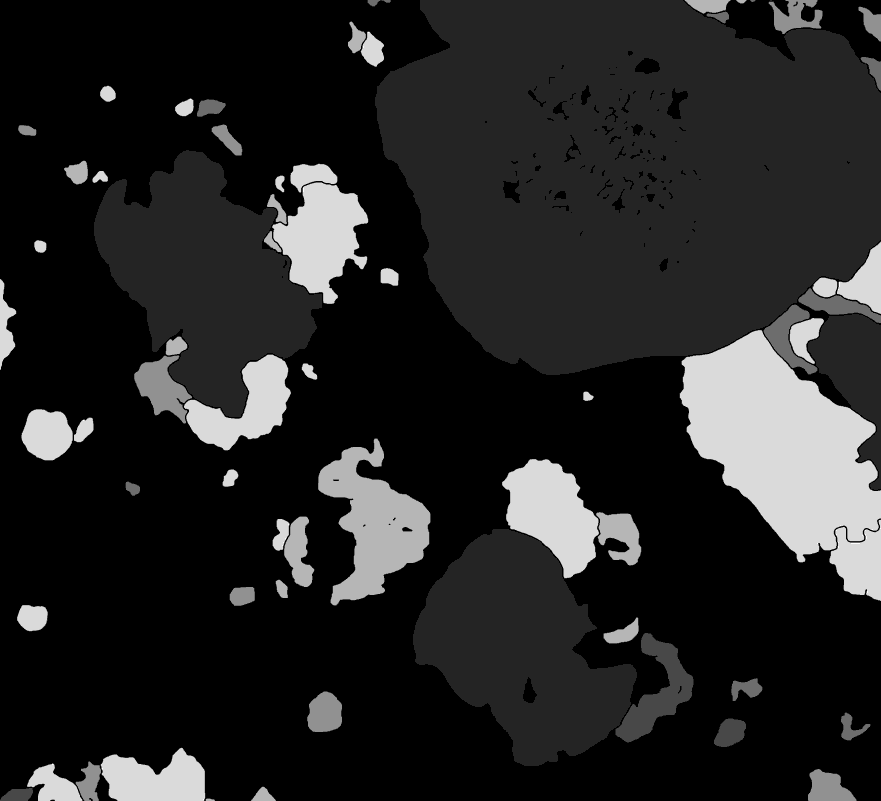
#> input picture imgs/region_mask.png, 881 x 801 px, shrunk from 2620 x 2380 before the run; its folder holds only this picture in this run
$ python reduce_classes.py   (older library calls are emulated)
#> lines starting #> are read from the running program, lines starting #| are printed output that depends on the picture; after the words box and inside, x2 and y2 are one past the last pixel; in counts of white or black regions, pixels touching at a corner belong together
# classes with > 1% of total area:
# 0: 54.72%
# 3: 2.98%
# 11: 1.20%
# 17: 10.53%
# 25: 2.95%
# 26: 1.59%
# 31: 3.06%
# 33: 4.50%
# 38: 6.78%

import cv2
import numpy as np
import scipy.misc as misc
import matplotlib.pyplot as plt

import os
import glob

# setup file paths
base_path = "/home/ml/felix_ws/labeling/imgs/"
fn_pattern = "*mask.png"

# find all mask images
file_paths = []
file_paths += glob.glob(os.path.join(base_path, fn_pattern))

# setup lookup table for input class -> output class
num_input_classes = 58
frequent_classes = [0, 3, 11, 17, 25, 26, 31, 33, 38]
lookup = [0] * num_input_classes

# fill lookup table
used = 0
for i in frequent_classes:
    lookup[i] = used
    used += 1

# modify the files
print("modifying %d files..." % len(file_paths))
for fn in file_paths:

    img = cv2.imread(fn, 0)
#> img is the input picture: shape (801, 881); min 0, max 7, mean 1.01
    out = np.zeros(img.shape, dtype=np.int)

    for i in range(img.shape[0]):
        for j in range(img.shape[1]):
            out[i,j] = lookup[img[i,j]]
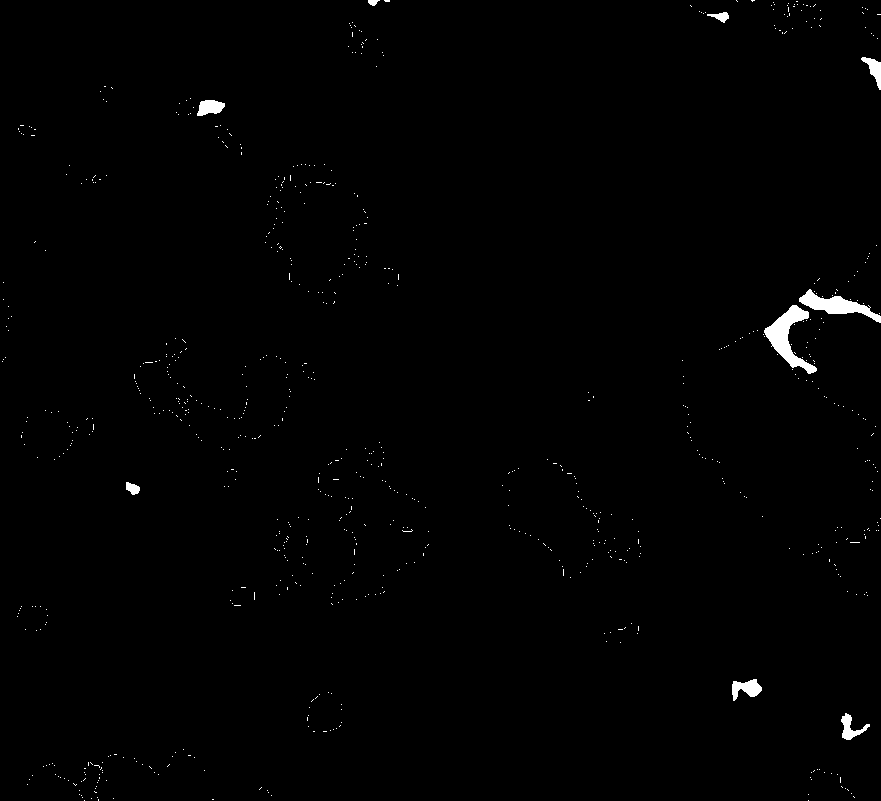
#> out: shape (801, 881) int64; values 0 (black) and 1 (white), 0.71% white; 821 white regions (812 under 20 px), largest, box (x1, y1, x2, y2) and area: (764, 305, 817, 374) 1291, (799, 289, 881, 323) 995, (732, 679, 762, 701) 380

    cv2.imwrite(fn, out)

$ run again, on imgs/search_mask.png
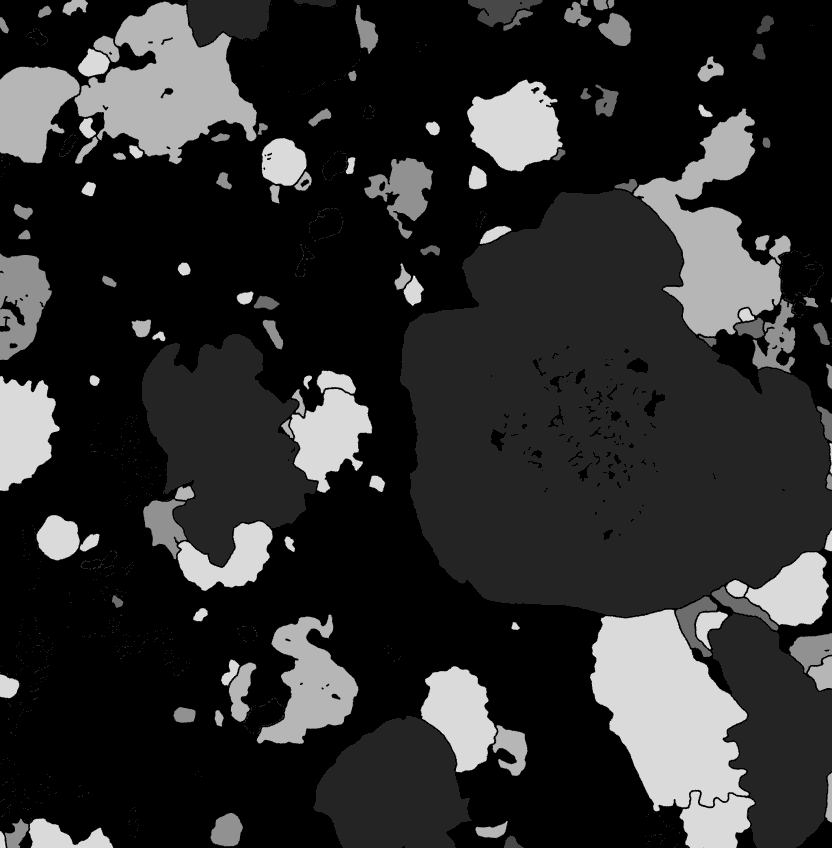
#> input picture imgs/search_mask.png, 832 x 848 px, shrunk from 2881 x 2936 before the run
#> img is the input picture: shape (848, 832); min 0, max 7, mean 1.23
#> after the loop `for i in range(img.shape[0]):`:
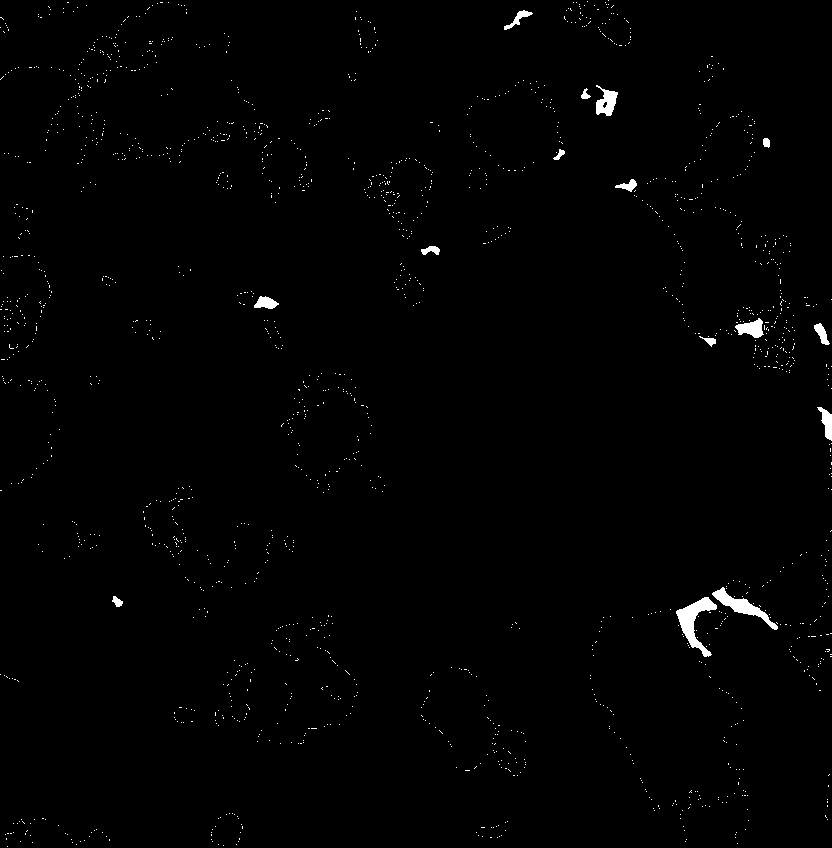
#> out: shape (848, 832) int64; values 0 (black) and 1 (white), 0.85% white; 1791 white regions (1776 under 20 px), largest, box (x1, y1, x2, y2) and area: (676, 597, 717, 657) 884, (712, 587, 778, 630) 686, (596, 85, 618, 116) 392
